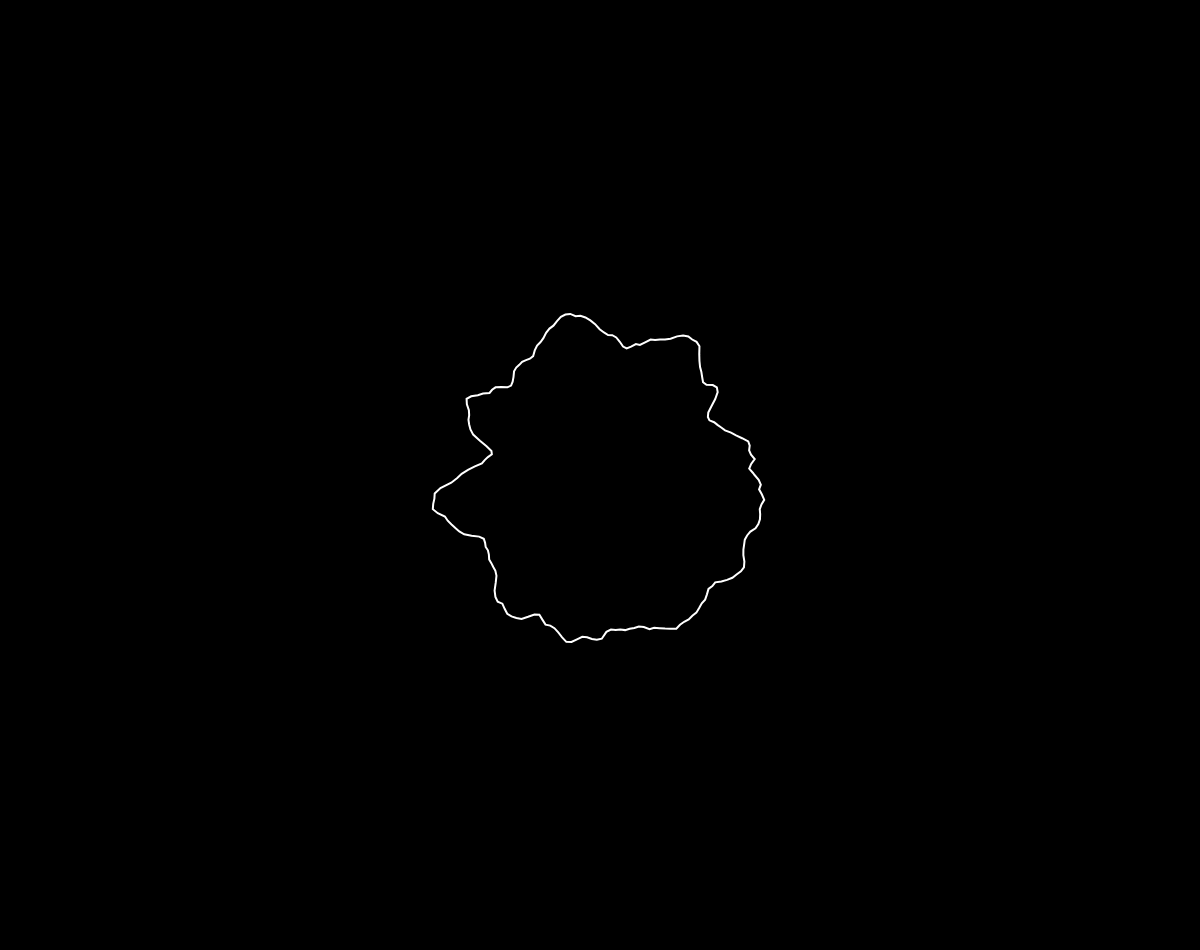
Frame 1 (no input)
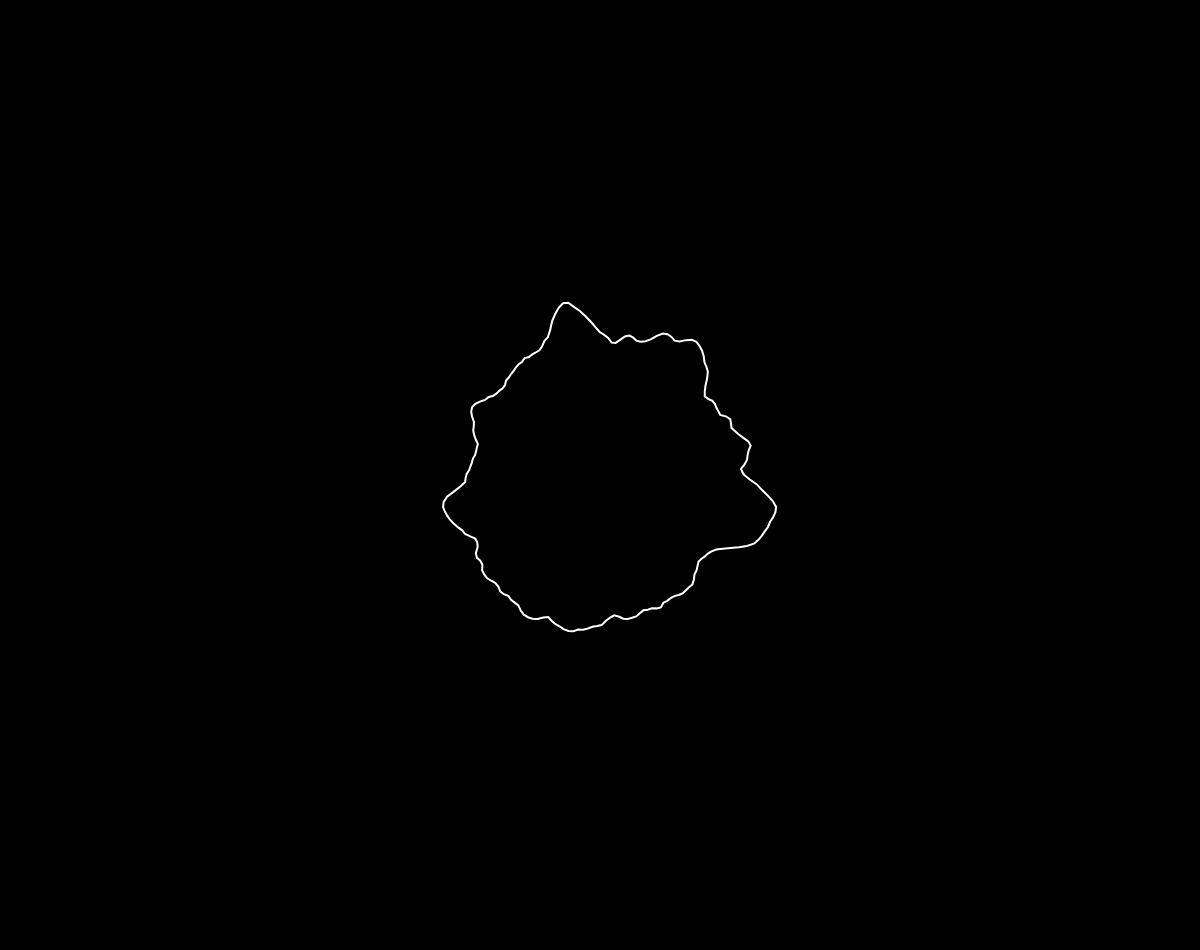
Frame 60 (no input)
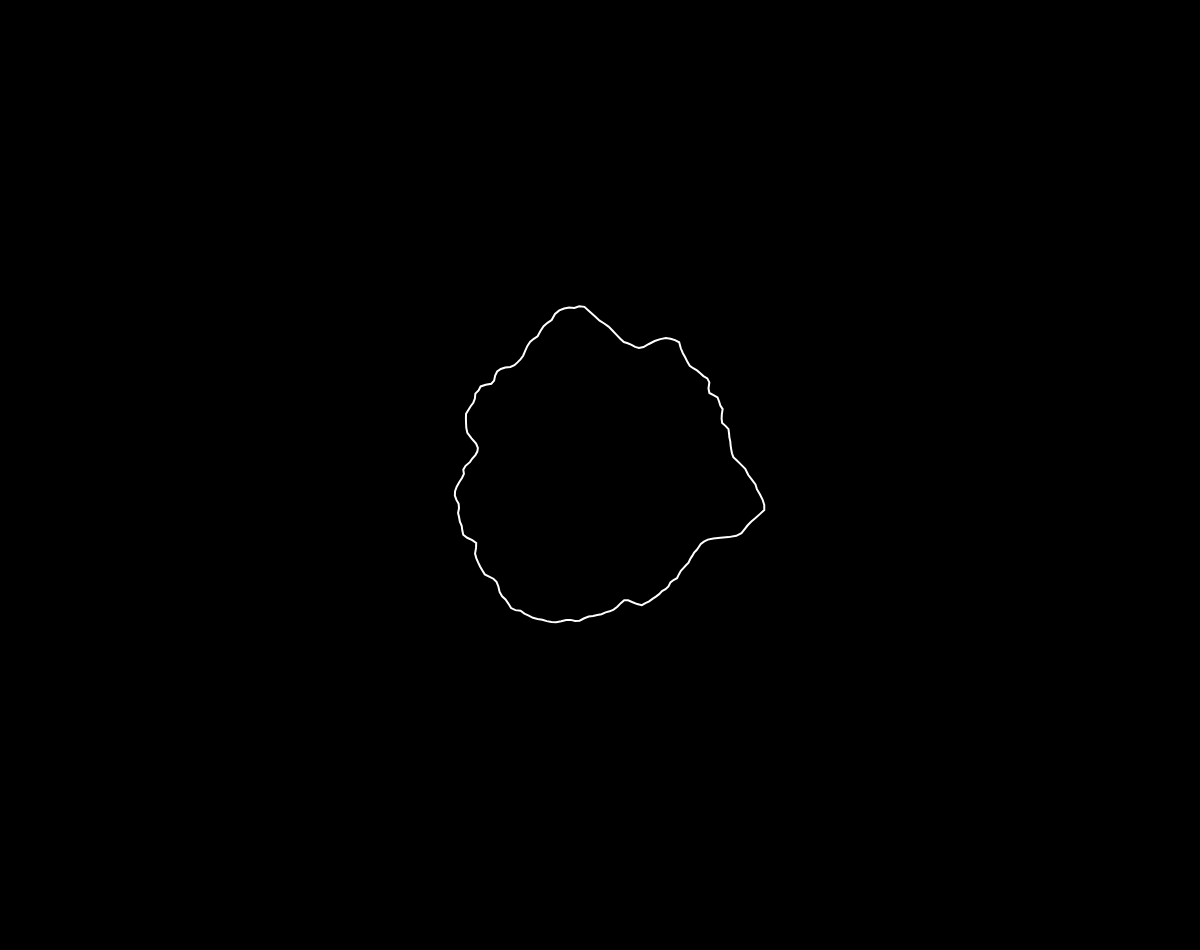
Frame 120 (the mouse pressed at the canvas centre since frame 60)

The p5.js sketch that drew these frames (run headless with seeded random() and noise() and a simulated clock; from frame 60 on, the mouse is pressed at the canvas centre):

// p5.js sketch
// ── sketch.js
/**
 * follow the path of a circle in 2D Perlin noise space in order to use noise values that loop
 *
 * https://twitter.com/etiennejcb/status/1096403588069425152
 * CHECK - https://necessarydisorder.wordpress.com/2017/11/15/drawing-from-noise-and-then-making-animated-loopy-gifs-from-there/
 */

let slider, sliderP

let phase = 0
let zOffset = 0

function setup() {
  createCanvas(windowWidth, windowHeight - 50)
  sliderP = createP('Points number')
  slider = createSlider(0, 10, 5, 0.01)
}

function draw() {
  background(0)
  translate(width / 2, height / 2)
  stroke(255)
  strokeWeight(2)
  noFill()

  let noiseMax = slider.value()

  beginShape()
  for (let a = 0; a < TWO_PI; a += 0.03) {
    let xOffset = map(cos(a), -1, 1, 0, noiseMax)
    let yOffset = map(sin(a), -1, 1, 0, noiseMax)
    let r = map(noise(xOffset, yOffset, zOffset), 0, 1, 100, 200)
    let x = r * cos(a)
    let y = r * sin(a)
    vertex(x, y)
  }
  endShape(CLOSE)

  zOffset += 0.01
}
